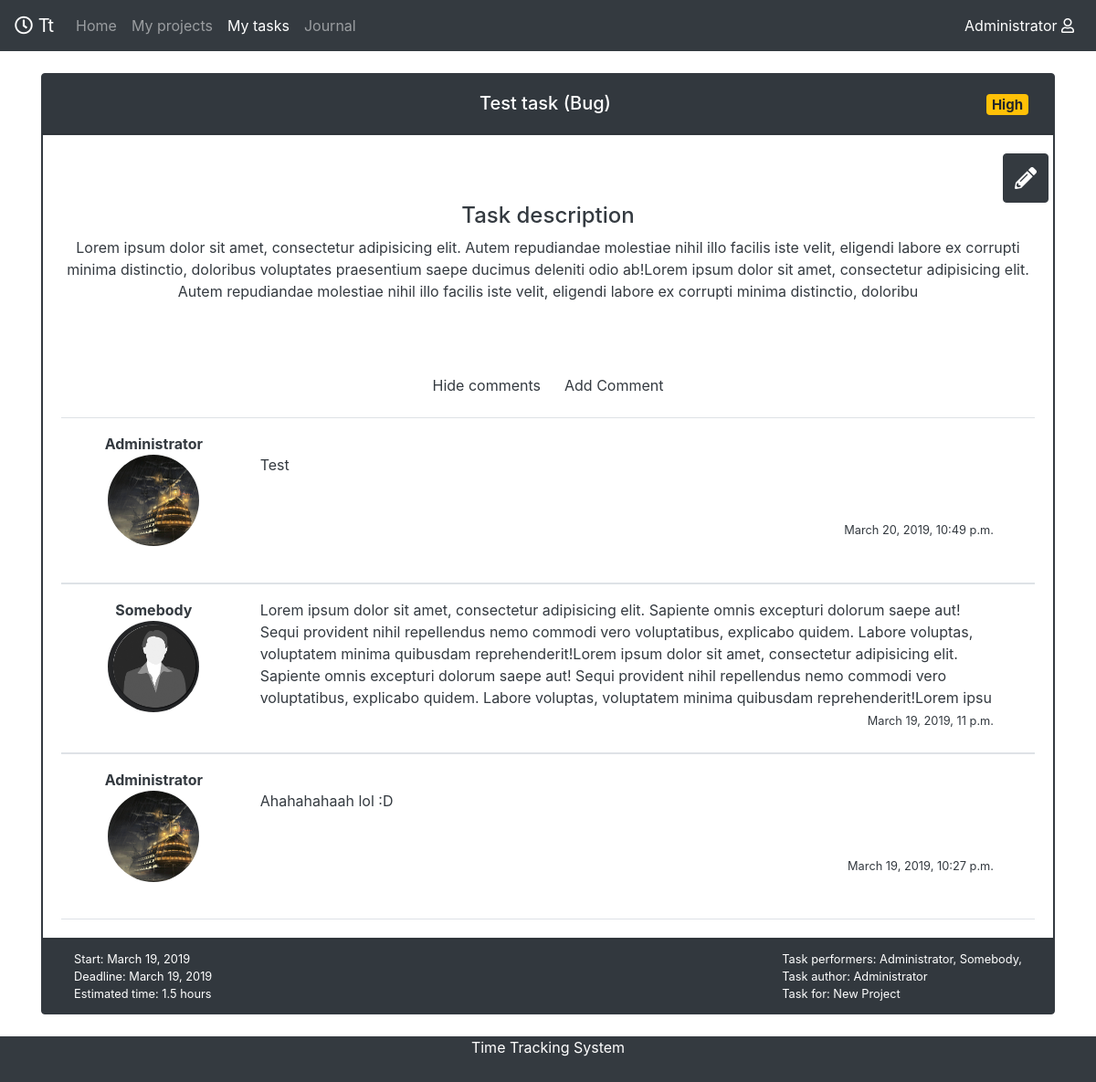
Screenshot of /mytasks/1/ (signed in) with the database file from the repository.
### mainApp/models.py (models this page shows, shortened)
class Task(models.Model):
    topic = models.CharField(max_length=50, blank=False)
    description = models.TextField(blank=False, max_length=400)
    start_date = models.DateField(blank=False )
    end_date = models.DateField(blank=False)
    task_type = models.CharField(max_length=50, blank=False)
    priority = models.CharField(max_length=50,choices=(("Normal", "Normal"),("High", "High"),("Extra", "Extra")))
    estimated_time = models.FloatField(verbose_name="Estimated time in hours", blank=False)
    creator = models.ForeignKey(Profile, on_delete=models.CASCADE, null=True)
    project = models.ForeignKey(Project, related_name="project", on_delete=models.CASCADE)

class Comment(models.Model):
    comment_for = models.ForeignKey(Task, on_delete=models.CASCADE, null=True)
    commentator = models.ForeignKey(Profile, null=True, on_delete=models.SET_NULL)
    comm_text = models.TextField(max_length=500, blank=False)
    date = models.DateTimeField(default=dt.datetime.now, blank=False)

class Project(models.Model):
    name = models.CharField(max_length=50, blank=False)
    short_description = models.CharField(max_length=100, blank=False, null=True)
    full_description = tn_models.HTMLField(blank=False)
    developers = models.ManyToManyField(Profile,  related_name="Developers")
    author = models.ForeignKey(Profile, related_name="Author",  on_delete=models.PROTECT)
    def __str__(self):
        return self.name

### accounts_manager/models.py (models this page shows)
class Profile(models.Model):
    Custom_User = models.OneToOneField(User, on_delete=models.CASCADE)
    profile_image = models.ImageField(upload_to="avatar", blank=True, null=True, default='avatar/default.jpg')
    date_of_birth = models.DateField(blank=True, null=True)
    user_function = models.CharField(max_length=50)
    def __str__(self):
        return self.Custom_User.username

### mainApp/views.py (the view, shortened to what this page needs)
# urls.py: path('mytasks/<int:pk>/', views.mytasksdetail, name='mytasksdetail')
@login_required(login_url="/log_in")
def mytasksdetail(request, pk):
        task = Task.objects.get(id=pk)
        add_comment_form = AddComentForm()
        taskeditform = TaskEditForm()
        comments = Comment.objects.filter(comment_for=task)
        comments = comments.order_by('-date')
        user = User.objects.get(username=request.user.username)
        if request.POST and "edittaskname" in request.POST:
            taskeditform = TaskEditForm(request.POST, instance=task)
            if taskeditform.is_valid():
                taskeditform.save()
                return HttpResponseRedirect(request.path)
        elif request.POST and "clearhistoryname" in request.POST:
            print("good")
            comments.delete()
            return HttpResponseRedirect(request.path)
        return render(request, "mytasks/task_template.html", {'task' : task,  "User": user, "taskeditform" : taskeditform,
            'comments' : comments})

### mainApp/templates/mytasks/task_template.html (shortened to what this page needs)
{% extends "home/wrapper.html" %}
{% block content %}
	{% if user.profile in task.project.developers.all %}
		<div class="container h-100 pt-4 pb-4">
			<div class="card  text-lg bg-dark border border-dark text-white">
				<div class="card-header text-center h4" >
					<div class=" text-center text-white h5 m-2 ml-md-5 d-flex  ">
						<div class="text-center  w-100">
							{{task.topic}} ({{task.task_type}})
						</div>
						<div>
							<span class="badge {% if task.priority == 'High' %}badge-warning
								{% elif task.priority == 'Normal' %}  badge-success
								{% elif task.priority == 'Extra' %} badge-danger
							{% endif %}">{{task.priority}}</span>
						</div>
					</div>
				</div>
				<div class="card-body overflow-auto bg-white border border-dark ">
					<div class="row justify-content-end">
						<button type="button" class="btn btn-dark" data-toggle="modal" data-target="#exampleModalLong">
						<div class="h4  "><i class="fas pt-2 fa-pencil-alt align-bottom"></i></div>
						</button>
					</div>
					<div class="text-dark text-center">
						<h4>Task description</h4>
						{{ task.description }} <br>
						<br>
						<div class="pt-5 w-100 form-inline justify-content-center">
							<a class="btn commbut " id="showcomm"  data-toggle="collapse"  data-target="#collapseComments" aria-expanded="false" aria-controls="collapseComments">
								Hide comments
							</a>
							<a class="btn commbut"  data-toggle="modal" data-target="#AddComment">
								Add Comment
							</a>
						</div>
						<div class="collapse pt-3 show"  id="collapseComments">{% include 'mytasks/comment_block_template.html' %}</div>
					</div>
				</div>
				<div class="card-footer text-center ">
					<div class=" d-flex flex-row justify-content-between flex-wrap">
						<div class="text-left col-md-6 d-lg-flex col-xs-12" >
							<small>
							Start: {{task.start_date }} <br>
							Deadline: {{task.end_date }} <br>
							Estimated time: {{task.estimated_time }} hours
							</small>
						</div>
						<div class="text-left col-md-6 col-xs-12 d-lg-flex justify-content-end">
							<small>
							Task performers:
							{% for i in task.project.developers.all %}
								{{ i }},
							{% endfor %}
							<br>
							Task author:
							{{ task.creator }} <br>
							Task for: {{ task.project}}
							<br>
							</small>
						</div>
					</div>
				</div>
			</div>
		</div>
	{% endif %}
	{% load static %}
{% endblock %}

### mainApp/templates/home/wrapper.html (shortened to what this page needs)
<!DOCTYPE html>
<html lang="en" class="w-100" >
  <head>
    {% load static %}
    <link rel="stylesheet" href="https://maxcdn.bootstrapcdn.com/bootstrap/4.2.1/css/bootstrap.min.css">
    <link rel="stylesheet" href="https://use.fontawesome.com/releases/v5.7.2/css/all.css">
    <link rel="stylesheet" href="{% static 'css/style.css' %}" />
  </head>
  <body class="w-100">
    <div class="wrapper">
      <div class="content">
    <nav class="navbar navbar-bordered navbar-expand-sm navbar-dark bg-dark">
    <a class="navbar-brand" href="/home"><i class="far fa-clock"></i> Tt</a>
    <div class="collapse navbar-collapse" id="navbarNav">
      <ul class="navbar-nav">
        <li class="nav-item ">
          <a class="nav-link" href="/home" id="home_id"> Home</a>
        </li>
        <li class="nav-item">
          <a class="nav-link" href="/myprojects" id="myprojects_id">My projects</a>
        </li>
        <li class="nav-item">
          <a class="nav-link" href="/mytasks" id="mytasks_id">My tasks</a>
        </li>
        <li class="nav-item">
          <a class="nav-link" href="/journal" id="journal_id">Journal</a>
        </li>
      </ul>
      <ul class="navbar-nav ml-auto">
        <li class="nav-item mr-auto">
          <a class="nav-link active" href="/myprofile" id="user"> {{user}} <i class="far fa-user">   </i></a>
        </li>
      </ul>
    </div>
  </nav>
    <div class="conteiner-fluid included-content">
    {% block content %}{% endblock %}
  </div>
</div>
<div class="footer bg-dark font-small text-center text-white botfooter" >
Time Tracking System
</div>
</div>
</body>
</html>

### mainApp/templates/mytasks/comment_block_template.html
{% for i in comments %}
	<div class="container-fluid  d-flex pb-4 flex-wrap border-bottom border-top ">
		<div class="p-3 col-md-2 col-sm-12 ">
			<div class="row d-flex justify-content-center">
				<div class="font-weight-bold">{% if i.commentator != None %} {{i.commentator}} {% else %} Deleted User {% endif %}</div>
			</div>
			<div class="row d-flex justify-content-center">
				<div><img class="comment_image rounded-circle"
					src="/media/{% if i.commentator != None %}{{ i.commentator.profile_image }}
					{% else %}/avatar/default.jpg {% endif %}"></div>
			</div>
		</div>
		<div class="pt-3 col-md-10  col-sm-12  d-flex align-items-center flex-wrap ">
			<div class="col-12  align-items-center text-md-left text-sm-center w-100">
				{{i.comm_text}}</div>
				<div class="col-12 text-md-right text-sm-center w-25"><small> {{i.date}}</small></div>
			</div>
		</div>
	{% endfor %}

### mainApp/static/css/style.css (style rules this page uses)
* { margin: 0; padding: 0; }
html, body { height: 100%; min-width: 200px; }
.wrapper { display: flex; flex-direction: column; height: 100%; }
.content { flex: 1 0 auto; }
.botfooter { height: 50px; flex: 0 0 auto; }
.included-content { height: 90%; }
.comment_image { width: 100px; height: 100px; object-fit: cover; object-position: 1 1; }

### rows the page displays
Task: topic "Test task", task_type "Bug", priority "High", description "Lorem ipsum dolor sit amet, consectetur adipisicing elit. Autem repudiandae molestiae nihil illo facilis iste velit, eligendi labore ex corrupti minima distinctio, doloribus voluptates praesentium saepe ducimus deleniti odio ab!Lorem ipsum dolor sit amet, consectetur adipisicing elit. Autem repudiandae molestiae nihil illo facilis iste velit, eligendi labore ex corrupti minima distinctio, doloribu", start_date "March 19, 2019", end_date "March 19, 2019", estimated_time "1.5", creator "Administrator", project "New Project"
Comment: commentator "Administrator", commentator.profile_image (picture), comm_text "Test", date "March 20, 2019, 10:49 p.m."
Comment: commentator "Somebody", commentator.profile_image (placeholder picture), comm_text "Lorem ipsum dolor sit amet, consectetur adipisicing elit. Sapiente omnis excepturi dolorum saepe aut! Sequi provident nihil repellendus nemo commodi vero voluptatibus, explicabo quidem. Labore voluptas, voluptatem minima quibusdam reprehenderit!Lorem ipsum dolor sit amet, consectetur adipisicing elit. Sapiente omnis excepturi dolorum saepe aut! Sequi provident nihil repellendus nemo commodi vero voluptatibus, explicabo quidem. Labore voluptas, voluptatem minima quibusdam reprehenderit!Lorem ipsu", date "March 19, 2019, 11 p.m."
Comment: commentator "Administrator", commentator.profile_image (picture), comm_text "Ahahahahaah lol :D", date "March 19, 2019, 10:27 p.m."
Profile: Custom_User.username "Administrator"
Profile: Custom_User.username "Somebody"

### other values shown
{{ user }} "Administrator"
